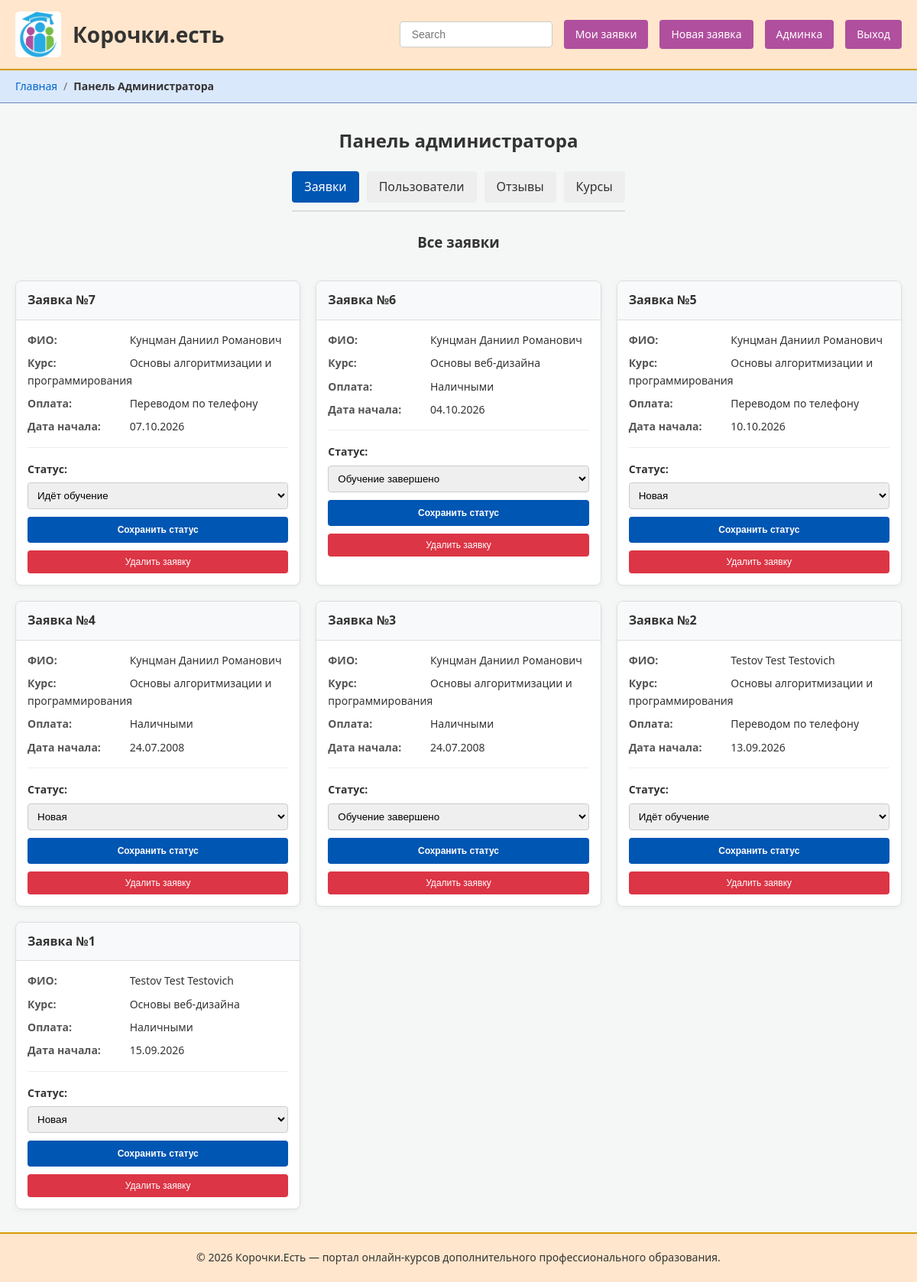
Screenshot of /pages/admin.php (signed in) with the database file from the repository.
### tables this page shows
CREATE TABLE `requests` (
  `id_request` int(11) NOT NULL,
  `course_id` int(11) NOT NULL,
  `data_nach` date NOT NULL,
  `payment_id` int(11) NOT NULL,
  `status_id` int(11) NOT NULL DEFAULT 1,
  `user_id` int(11) NOT NULL,
  `review_id` int(11) DEFAULT NULL
);

CREATE TABLE `users` (
  `id_user` int(11) NOT NULL,
  `login` varchar(50) NOT NULL,
  `password` varchar(255) NOT NULL,
  `fio` varchar(100) NOT NULL,
  `phone` varchar(20) DEFAULT NULL,
  `email` varchar(100) DEFAULT NULL,
  `role_id` int(11) DEFAULT 2
);

CREATE TABLE `courses` (
  `id_course` int(11) NOT NULL,
  `name_course` varchar(255) NOT NULL
);

CREATE TABLE `payments` (
  `id_payment` int(11) NOT NULL,
  `method` varchar(100) NOT NULL
);

CREATE TABLE `statuses` (
  `id_status` int(11) NOT NULL,
  `name_status` varchar(50) NOT NULL
);

### pages/admin.php (the view, shortened to what this page needs)
<?php
require_once __DIR__ . '/../helpers/db.php';
$breadcrumbs = [
    ['title' => 'Главная', 'url' => '/DE/korochki/pages/index.php'],
    ['title' => 'Панель Администратора', 'url' => '#']
];
$activeTab = $_GET['tab'] ?? 'requests';
$requests = $pdo->query("
    SELECT r.*, u.fio, c.name_course, p.method, s.name_status
    FROM requests r
    LEFT JOIN users u ON r.user_id = u.id_user
    LEFT JOIN courses c ON r.course_id = c.id_course
    LEFT JOIN payments p ON r.payment_id = p.id_payment
    LEFT JOIN statuses s ON r.status_id = s.id_status
    ORDER BY r.id_request DESC
")->fetchAll();
$allStatuses = $pdo->query("SELECT * FROM statuses")->fetchAll();
?>
<h2 style="margin-bottom: 20px;">Панель администратора</h2>
<div style="display: flex; gap: 10px; margin-bottom: 25px; border-bottom: 2px solid #ddd; padding-bottom: 10px; flex-wrap: wrap;">
    <a href="?tab=requests" style="padding: 8px 16px; text-decoration: none; border-radius: 4px; <?= $activeTab === 'requests' ? 'background: #0056b3; color: white;' : 'background: #eee; color: #333;' ?>">Заявки</a>
    <a href="?tab=users" style="padding: 8px 16px; text-decoration: none; border-radius: 4px; <?= $activeTab === 'users' ? 'background: #0056b3; color: white;' : 'background: #eee; color: #333;' ?>">Пользователи</a>
    <a href="?tab=reviews" style="padding: 8px 16px; text-decoration: none; border-radius: 4px; <?= $activeTab === 'reviews' ? 'background: #0056b3; color: white;' : 'background: #eee; color: #333;' ?>">Отзывы</a>
    <a href="?tab=courses" style="padding: 8px 16px; text-decoration: none; border-radius: 4px; <?= $activeTab === 'courses' ? 'background: #0056b3; color: white;' : 'background: #eee; color: #333;' ?>">Курсы</a>
</div>
<?php if ($activeTab === 'requests'): ?>
    <h3 style="margin-bottom: 15px;">Все заявки</h3>
    <div class="requests-grid">
        <?php if (empty($requests)): ?>
            <p style="grid-column: 1 / -1;">Заявок пока нет.</p>
        <?php else: ?>
            <?php foreach ($requests as $req): ?>
            <div class="request-card">
                <div class="request-card-header">Заявка №<?= $req['id_request'] ?></div>
                <div class="request-card-body">
                    <p><strong>ФИО:</strong> <?= htmlspecialchars($req['fio'] ?? 'Неизвестно') ?></p>
                    <p><strong>Курс:</strong> <?= htmlspecialchars($req['name_course'] ?? 'Неизвестно') ?></p>
                    <p><strong>Оплата:</strong> <?= htmlspecialchars($req['method'] ?? 'Неизвестно') ?></p>
                    <p><strong>Дата начала:</strong> <?= date('d.m.Y', strtotime($req['data_nach'])) ?></p>
                    <form method="POST" style="margin-top: 15px; padding-top: 15px; border-top: 1px solid #eee;">
                        <label style="font-size: 14px; font-weight: bold;">Статус:</label>
                        <select name="status" class="status-select">
                            <?php foreach ($allStatuses as $st): ?>
                                <option value="<?= $st['id_status'] ?>" <?= ($st['id_status'] == $req['status_id']) ? 'selected' : '' ?>>
                                    <?= htmlspecialchars($st['name_status']) ?>
                                </option>
                            <?php endforeach; ?>
                        </select>
                        <button type="submit" class="btn btn-primary" style="margin-top: 10px; width: 100%; font-size: 12px;">Сохранить статус</button>
                    </form>
                    <form method="POST" onsubmit="return confirm('Удалить заявку?');" style="margin-top: 10px;">
                        <button type="submit" style="background: #dc3545; color: white; border: none; padding: 8px; width: 100%; border-radius: 4px; cursor: pointer; font-size: 12px;">Удалить заявку</button>
                    </form>
                </div>
            </div>
            <?php endforeach; ?>
        <?php endif; ?>
    </div>
<?php endif; ?>
<?php
$content = ob_get_clean();
require __DIR__ . '/layout.php';

### pages/layout.php (shortened to what this page needs)
<?php
$breadcrumbs = $breadcrumbs ?? [];
$content     = $content     ?? '';
$logoPath    = '/DE/korochki/media/image02.jpg';
$navButtons = [];
if (isset($_SESSION['user_id'])) {
    $navButtons[] = ['title' => 'Мои заявки', 'url' => '/DE/korochki/pages/zayavki.php'];
    $navButtons[] = ['title' => 'Новая заявка', 'url' => '/DE/korochki/pages/new.php'];
    if (isset($_SESSION['user_role']) && $_SESSION['user_role'] == 1) {
        $navButtons[] = ['title' => 'Админка', 'url' => '/DE/korochki/pages/admin.php'];
    }
    $navButtons[] = ['title' => 'Выход', 'url' => '/DE/korochki/pages/logout.php'];
} else {
    $navButtons[] = ['title' => 'Вход', 'url' => '/DE/korochki/pages/auth.php'];
    $navButtons[] = ['title' => 'Регистрация', 'url' => '/DE/korochki/pages/register.php'];
}
?>
<!DOCTYPE html>
<html lang="ru">
<head>
    <link rel="stylesheet" href="/DE/korochki/styles/style.css">
</head>
<body>
<header class="site-header">
    <div class="header-top">
        <a href="/DE/korochki/pages/index.php" class="logo">
            <img src="<?= $logoPath ?>" alt="Логотип">
            <span class="site-title">Корочки.есть</span>
        </a>
        <div class="header-actions">
            <div class="search-box">
                <input type="text" placeholder="Search">
            </div>
            <?php foreach ($navButtons as $btn): ?>
                <a href="<?= htmlspecialchars($btn['url']) ?>" class="nav-btn">
                    <?= htmlspecialchars($btn['title']) ?>
                </a>
            <?php endforeach; ?>
        </div>
    </div>
</header>
<?php if (!empty($breadcrumbs)): ?>
    <nav class="breadcrumbs">
        <ul>
            <?php foreach ($breadcrumbs as $i => $crumb): ?>
                <li>
                    <?php if ($i < count($breadcrumbs) - 1 && !empty($crumb['url'])): ?>
                        <a href="<?= htmlspecialchars($crumb['url']) ?>"><?= htmlspecialchars($crumb['title']) ?></a>
                    <?php else: ?>
                        <span class="current"><?= htmlspecialchars($crumb['title']) ?></span>
                    <?php endif; ?>
                    <?php if ($i < count($breadcrumbs) - 1): ?><span class="separator">/</span><?php endif; ?>
                </li>
            <?php endforeach; ?>
        </ul>
    </nav>
<?php endif; ?>
<main class="site-content">
    <?= $content ?>
</main>
<footer class="site-footer">
    <p>&copy; <?= date('Y') ?> Корочки.Есть — портал онлайн-курсов дополнительного профессионального образования.</p>
</footer>
</body>
</html>

### styles/style.css (style rules this page uses)
:root { --primary-color: #0056b3; --primary-hover: #004494; --secondary-color: #f8f9fa; --text-color: #333; --light-text: #666; --bg-color: #f4f7f6; --header-bg: #ffe6cc; --header-border: #d79b00; --link-color: #0066cc; }
* { box-sizing: border-box; margin: 0; padding: 0; }
body { font-family: 'Segoe UI', Tahoma, Geneva, Verdana, sans-serif; background-color: var(--bg-color); color: var(--text-color); line-height: 1.6; display: flex; flex-direction: column; min-height: 100vh; }
.site-header { background-color: var(--header-bg); border-bottom: 2px solid var(--header-border); padding: 15px 20px; }
.header-top { display: flex; align-items: center; justify-content: space-between; max-width: 1200px; margin: 0 auto; flex-wrap: wrap; gap: 15px; }
.logo { display: flex; align-items: center; gap: 15px; text-decoration: none; }
.logo img { height: 60px; width: auto; border-radius: 5px; }
.site-title { font-size: 28px; font-weight: bold; color: #333; }
.header-actions { display: flex; align-items: center; gap: 15px; flex-wrap: wrap; }
.search-box input { padding: 8px 15px; border: 1px solid #ccc; border-radius: 4px; font-size: 14px; width: 200px; }
.nav-btn { padding: 8px 15px; text-decoration: none; color: #fff; background-color: #b04f9e; border-radius: 4px; font-size: 14px; font-weight: 500; transition: background 0.3s; }
.breadcrumbs { background-color: #dae8fc; border-bottom: 1px solid #6c8ebf; padding: 10px 20px; }
.breadcrumbs ul { list-style: none; display: flex; max-width: 1200px; margin: 0 auto; font-size: 14px; }
.breadcrumbs li { display: flex; align-items: center; }
.breadcrumbs a { color: var(--link-color); text-decoration: none; }
.breadcrumbs .separator { margin: 0 8px; color: #666; }
.breadcrumbs .current { color: #333; font-weight: bold; }
.site-content { flex: 1; max-width: 1200px; margin: 30px auto; padding: 0 20px; width: 100%; display: flex; flex-direction: column; align-items: center; }
.btn { display: inline-block; padding: 10px 25px; border-radius: 4px; text-decoration: none; font-weight: 600; cursor: pointer; border: none; font-size: 14px; text-align: center; }
.btn-primary { background-color: var(--primary-color); color: #fff; width: 100%; }
.requests-grid { display: grid; grid-template-columns: repeat(auto-fit, minmax(320px, 1fr)); gap: 20px; width: 100%; margin-top: 20px; }
.request-card { background: #fff; border: 1px solid #ddd; border-radius: 8px; overflow: hidden; box-shadow: 0 2px 8px rgba(0,0,0,0.05); }
.request-card-header { background: #f8f9fa; padding: 12px 15px; font-weight: bold; border-bottom: 1px solid #ddd; }
.request-card-body { padding: 15px; }
.request-card-body p { margin-bottom: 8px; font-size: 14px; }
.request-card-body strong { display: inline-block; width: 130px; color: #555; }
.status-select { width: 100%; padding: 8px; border: 1px solid #ccc; border-radius: 4px; margin-top: 5px; }
.site-footer { background: var(--header-bg); border-top: 2px solid var(--header-border); padding: 20px; text-align: center; font-size: 14px; color: #333; margin-top: auto; }

### rows the page displays
requests: id_request "7", user.fio "Кунцман Даниил Романович", course.name_course "Основы алгоритмизации и программирования", payment.method "Переводом по телефону", data_nach "07.10.2026", status "Идёт обучение"
requests: id_request "6", user.fio "Кунцман Даниил Романович", course.name_course "Основы веб-дизайна", payment.method "Наличными", data_nach "04.10.2026", status "Обучение завершено"
requests: id_request "5", user.fio "Кунцман Даниил Романович", course.name_course "Основы алгоритмизации и программирования", payment.method "Переводом по телефону", data_nach "10.10.2026", status "Новая"
requests: id_request "4", user.fio "Кунцман Даниил Романович", course.name_course "Основы алгоритмизации и программирования", payment.method "Наличными", data_nach "24.07.2008", status "Новая"
requests: id_request "3", user.fio "Кунцман Даниил Романович", course.name_course "Основы алгоритмизации и программирования", payment.method "Наличными", data_nach "24.07.2008", status "Обучение завершено"
requests: id_request "2", user.fio "Testov Test Testovich", course.name_course "Основы алгоритмизации и программирования", payment.method "Переводом по телефону", data_nach "13.09.2026", status "Идёт обучение"
requests: id_request "1", user.fio "Testov Test Testovich", course.name_course "Основы веб-дизайна", payment.method "Наличными", data_nach "15.09.2026", status "Новая"

### other values shown
$btn['title'] "Мои заявки"
$btn['title'] "Новая заявка"
$btn['title'] "Админка"
$btn['title'] "Выход"
$crumb['title'] "Главная"
$crumb['title'] "Панель Администратора"
